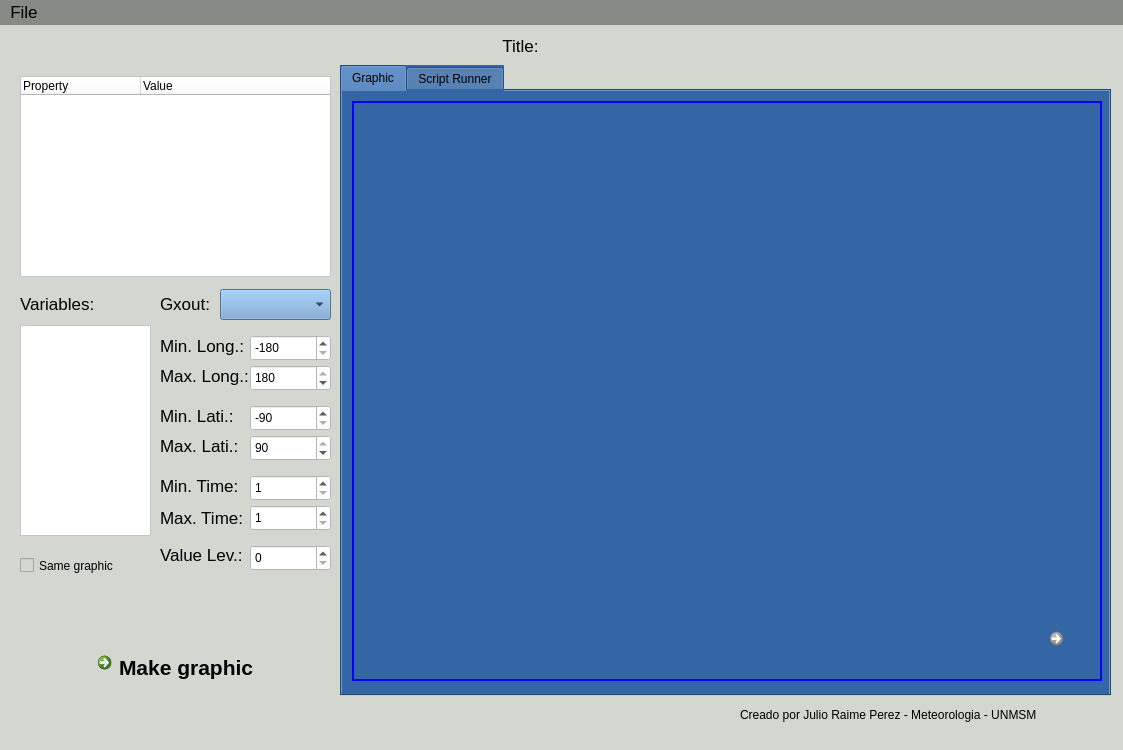
<?xml version="1.0" encoding="UTF-8"?>
<ui version="4.0">
 <class>MainWindow</class>
 <widget class="QMainWindow" name="MainWindow">
  <property name="geometry">
   <rect>
    <x>0</x>
    <y>0</y>
    <width>1123</width>
    <height>750</height>
   </rect>
  </property>
  <property name="windowTitle">
   <string>Script Runner Grads</string>
  </property>
  <property name="layoutDirection">
   <enum>Qt::LeftToRight</enum>
  </property>
  <property name="styleSheet">
   <string notr="true">background-color: rgb(211, 215, 207);</string>
  </property>
  <widget class="QWidget" name="centralwidget">
   <widget class="QCommandLinkButton" name="btnGenGraph">
    <property name="geometry">
     <rect>
      <x>90</x>
      <y>620</y>
      <width>171</width>
      <height>41</height>
     </rect>
    </property>
    <property name="font">
     <font>
      <pointsize>16</pointsize>
     </font>
    </property>
    <property name="text">
     <string>Make graphic</string>
    </property>
   </widget>
   <widget class="QListWidget" name="listVars">
    <property name="geometry">
     <rect>
      <x>20</x>
      <y>300</y>
      <width>131</width>
      <height>211</height>
     </rect>
    </property>
    <property name="styleSheet">
     <string notr="true">background-color: rgb(255, 255, 255);</string>
    </property>
    <property name="selectionMode">
     <enum>QAbstractItemView::SingleSelection</enum>
    </property>
    <property name="selectionBehavior">
     <enum>QAbstractItemView::SelectItems</enum>
    </property>
    <property name="selectionRectVisible">
     <bool>true</bool>
    </property>
   </widget>
   <widget class="QLabel" name="lblTitle">
    <property name="geometry">
     <rect>
      <x>20</x>
      <y>10</y>
      <width>1001</width>
      <height>21</height>
     </rect>
    </property>
    <property name="font">
     <font>
      <pointsize>13</pointsize>
     </font>
    </property>
    <property name="styleSheet">
     <string notr="true"/>
    </property>
    <property name="text">
     <string>Title:</string>
    </property>
    <property name="alignment">
     <set>Qt::AlignCenter</set>
    </property>
   </widget>
   <widget class="QLabel" name="lblTitle_2">
    <property name="geometry">
     <rect>
      <x>20</x>
      <y>270</y>
      <width>91</width>
      <height>17</height>
     </rect>
    </property>
    <property name="font">
     <font>
      <pointsize>13</pointsize>
     </font>
    </property>
    <property name="text">
     <string>Variables:</string>
    </property>
   </widget>
   <widget class="QTreeWidget" name="treeDesc">
    <property name="geometry">
     <rect>
      <x>20</x>
      <y>51</y>
      <width>311</width>
      <height>201</height>
     </rect>
    </property>
    <property name="styleSheet">
     <string notr="true">background-color: rgb(255, 255, 255);</string>
    </property>
    <attribute name="headerMinimumSectionSize">
     <number>70</number>
    </attribute>
    <attribute name="headerDefaultSectionSize">
     <number>120</number>
    </attribute>
    <column>
     <property name="text">
      <string>Property</string>
     </property>
    </column>
    <column>
     <property name="text">
      <string>Value</string>
     </property>
    </column>
   </widget>
   <widget class="QLabel" name="label">
    <property name="geometry">
     <rect>
      <x>160</x>
      <y>270</y>
      <width>51</width>
      <height>17</height>
     </rect>
    </property>
    <property name="font">
     <font>
      <pointsize>13</pointsize>
     </font>
    </property>
    <property name="text">
     <string>Gxout:</string>
    </property>
   </widget>
   <widget class="QComboBox" name="cmbGxout">
    <property name="geometry">
     <rect>
      <x>220</x>
      <y>264</y>
      <width>111</width>
      <height>31</height>
     </rect>
    </property>
    <property name="styleSheet">
     <string notr="true">background-color: rgb(114, 159, 207);
selection-background-color: rgb(136, 138, 133);</string>
    </property>
    <property name="currentIndex">
     <number>-1</number>
    </property>
    <item>
     <property name="text">
      <string>bar</string>
     </property>
    </item>
    <item>
     <property name="text">
      <string>barb</string>
     </property>
    </item>
    <item>
     <property name="text">
      <string>contour</string>
     </property>
    </item>
    <item>
     <property name="text">
      <string>errbar</string>
     </property>
    </item>
    <item>
     <property name="text">
      <string>geotiff</string>
     </property>
    </item>
    <item>
     <property name="text">
      <string>grfill</string>
     </property>
    </item>
    <item>
     <property name="text">
      <string>grid</string>
     </property>
    </item>
    <item>
     <property name="text">
      <string>line</string>
     </property>
    </item>
    <item>
     <property name="text">
      <string>linefill</string>
     </property>
    </item>
    <item>
     <property name="text">
      <string>scatter</string>
     </property>
    </item>
    <item>
     <property name="text">
      <string>shaded</string>
     </property>
    </item>
    <item>
     <property name="text">
      <string>shade1</string>
     </property>
    </item>
    <item>
     <property name="text">
      <string>shade2</string>
     </property>
    </item>
    <item>
     <property name="text">
      <string>shade2b</string>
     </property>
    </item>
    <item>
     <property name="text">
      <string>stream</string>
     </property>
    </item>
    <item>
     <property name="text">
      <string>stat</string>
     </property>
    </item>
    <item>
     <property name="text">
      <string>vector</string>
     </property>
    </item>
   </widget>
   <widget class="QTabWidget" name="tabWidget">
    <property name="geometry">
     <rect>
      <x>340</x>
      <y>40</y>
      <width>771</width>
      <height>631</height>
     </rect>
    </property>
    <property name="styleSheet">
     <string notr="true">background-color: rgb(52, 101, 164);</string>
    </property>
    <property name="currentIndex">
     <number>0</number>
    </property>
    <widget class="QWidget" name="tab">
     <attribute name="title">
      <string>Graphic</string>
     </attribute>
     <widget class="QLabel" name="lblGraphic">
      <property name="geometry">
       <rect>
        <x>10</x>
        <y>10</y>
        <width>750</width>
        <height>580</height>
       </rect>
      </property>
      <property name="font">
       <font>
        <pointsize>20</pointsize>
       </font>
      </property>
      <property name="styleSheet">
       <string notr="true">border: 2px solid blue;</string>
      </property>
      <property name="text">
       <string/>
      </property>
      <property name="alignment">
       <set>Qt::AlignCenter</set>
      </property>
      <property name="margin">
       <number>1</number>
      </property>
     </widget>
     <widget class="QCommandLinkButton" name="btnSaveGraphic">
      <property name="enabled">
       <bool>false</bool>
      </property>
      <property name="geometry">
       <rect>
        <x>700</x>
        <y>530</y>
        <width>48</width>
        <height>51</height>
       </rect>
      </property>
      <property name="text">
       <string/>
      </property>
      <property name="icon">
       <iconset>
        <normaloff>../../salvar.png</normaloff>../../salvar.png</iconset>
      </property>
      <property name="iconSize">
       <size>
        <width>35</width>
        <height>35</height>
       </size>
      </property>
     </widget>
    </widget>
    <widget class="QWidget" name="tab_2">
     <attribute name="title">
      <string>Script Runner</string>
     </attribute>
     <widget class="QPlainTextEdit" name="txtScript">
      <property name="geometry">
       <rect>
        <x>10</x>
        <y>10</y>
        <width>751</width>
        <height>521</height>
       </rect>
      </property>
      <property name="styleSheet">
       <string notr="true">background-color: rgb(85, 87, 83);
color: rgb(255, 255, 255);
font: 15pt &quot;Ubuntu Mono&quot;;
border: 2px solid blue;</string>
      </property>
      <property name="plainText">
       <string/>
      </property>
     </widget>
     <widget class="QCommandLinkButton" name="btnRunScript">
      <property name="geometry">
       <rect>
        <x>320</x>
        <y>550</y>
        <width>141</width>
        <height>41</height>
       </rect>
      </property>
      <property name="font">
       <font>
        <pointsize>15</pointsize>
       </font>
      </property>
      <property name="text">
       <string>Run script</string>
      </property>
     </widget>
     <widget class="QCommandLinkButton" name="btnSaveScript">
      <property name="enabled">
       <bool>false</bool>
      </property>
      <property name="geometry">
       <rect>
        <x>706</x>
        <y>540</y>
        <width>51</width>
        <height>51</height>
       </rect>
      </property>
      <property name="text">
       <string/>
      </property>
      <property name="icon">
       <iconset>
        <normaloff>../../salvar.png</normaloff>../../salvar.png</iconset>
      </property>
      <property name="iconSize">
       <size>
        <width>35</width>
        <height>35</height>
       </size>
      </property>
     </widget>
    </widget>
   </widget>
   <widget class="QCheckBox" name="checkSameG">
    <property name="geometry">
     <rect>
      <x>20</x>
      <y>520</y>
      <width>121</width>
      <height>41</height>
     </rect>
    </property>
    <property name="text">
     <string>Same graphic</string>
    </property>
   </widget>
   <widget class="QLabel" name="label_2">
    <property name="geometry">
     <rect>
      <x>160</x>
      <y>310</y>
      <width>91</width>
      <height>21</height>
     </rect>
    </property>
    <property name="font">
     <font>
      <pointsize>13</pointsize>
     </font>
    </property>
    <property name="toolTip">
     <string>Longitude minimum</string>
    </property>
    <property name="text">
     <string>Min. Long.:</string>
    </property>
   </widget>
   <widget class="QLabel" name="label_3">
    <property name="geometry">
     <rect>
      <x>160</x>
      <y>340</y>
      <width>91</width>
      <height>21</height>
     </rect>
    </property>
    <property name="font">
     <font>
      <pointsize>13</pointsize>
     </font>
    </property>
    <property name="toolTip">
     <string>Longitude maximum</string>
    </property>
    <property name="text">
     <string>Max. Long.:</string>
    </property>
   </widget>
   <widget class="QLabel" name="label_4">
    <property name="geometry">
     <rect>
      <x>160</x>
      <y>380</y>
      <width>91</width>
      <height>21</height>
     </rect>
    </property>
    <property name="font">
     <font>
      <pointsize>13</pointsize>
     </font>
    </property>
    <property name="toolTip">
     <string>Latitude minimum</string>
    </property>
    <property name="text">
     <string>Min. Lati.:</string>
    </property>
   </widget>
   <widget class="QLabel" name="label_5">
    <property name="geometry">
     <rect>
      <x>160</x>
      <y>410</y>
      <width>91</width>
      <height>21</height>
     </rect>
    </property>
    <property name="font">
     <font>
      <pointsize>13</pointsize>
     </font>
    </property>
    <property name="toolTip">
     <string>Latitude maximum</string>
    </property>
    <property name="text">
     <string>Max. Lati.:</string>
    </property>
   </widget>
   <widget class="QSpinBox" name="minLon">
    <property name="geometry">
     <rect>
      <x>250</x>
      <y>310</y>
      <width>81</width>
      <height>26</height>
     </rect>
    </property>
    <property name="styleSheet">
     <string notr="true">background-color: rgb(255, 255, 255);</string>
    </property>
    <property name="minimum">
     <number>-180</number>
    </property>
    <property name="maximum">
     <number>180</number>
    </property>
    <property name="value">
     <number>-180</number>
    </property>
   </widget>
   <widget class="QSpinBox" name="maxLon">
    <property name="geometry">
     <rect>
      <x>250</x>
      <y>340</y>
      <width>81</width>
      <height>26</height>
     </rect>
    </property>
    <property name="styleSheet">
     <string notr="true">background-color: rgb(255, 255, 255);</string>
    </property>
    <property name="minimum">
     <number>-180</number>
    </property>
    <property name="maximum">
     <number>180</number>
    </property>
    <property name="value">
     <number>180</number>
    </property>
   </widget>
   <widget class="QSpinBox" name="minLat">
    <property name="geometry">
     <rect>
      <x>250</x>
      <y>380</y>
      <width>81</width>
      <height>26</height>
     </rect>
    </property>
    <property name="styleSheet">
     <string notr="true">background-color: rgb(255, 255, 255);</string>
    </property>
    <property name="minimum">
     <number>-90</number>
    </property>
    <property name="maximum">
     <number>90</number>
    </property>
    <property name="value">
     <number>-90</number>
    </property>
   </widget>
   <widget class="QSpinBox" name="maxLat">
    <property name="geometry">
     <rect>
      <x>250</x>
      <y>410</y>
      <width>81</width>
      <height>26</height>
     </rect>
    </property>
    <property name="styleSheet">
     <string notr="true">background-color: rgb(255, 255, 255);</string>
    </property>
    <property name="minimum">
     <number>-90</number>
    </property>
    <property name="maximum">
     <number>90</number>
    </property>
    <property name="value">
     <number>90</number>
    </property>
   </widget>
   <widget class="QLabel" name="label_6">
    <property name="geometry">
     <rect>
      <x>160</x>
      <y>482</y>
      <width>91</width>
      <height>21</height>
     </rect>
    </property>
    <property name="font">
     <font>
      <pointsize>13</pointsize>
     </font>
    </property>
    <property name="toolTip">
     <string>Latitude maximum</string>
    </property>
    <property name="text">
     <string>Max. Time:</string>
    </property>
   </widget>
   <widget class="QLabel" name="label_7">
    <property name="geometry">
     <rect>
      <x>160</x>
      <y>450</y>
      <width>91</width>
      <height>21</height>
     </rect>
    </property>
    <property name="font">
     <font>
      <pointsize>13</pointsize>
     </font>
    </property>
    <property name="toolTip">
     <string>Latitude minimum</string>
    </property>
    <property name="text">
     <string>Min. Time:</string>
    </property>
   </widget>
   <widget class="QSpinBox" name="minTime">
    <property name="geometry">
     <rect>
      <x>250</x>
      <y>450</y>
      <width>81</width>
      <height>26</height>
     </rect>
    </property>
    <property name="styleSheet">
     <string notr="true">background-color: rgb(255, 255, 255);</string>
    </property>
    <property name="minimum">
     <number>1</number>
    </property>
   </widget>
   <widget class="QSpinBox" name="maxTime">
    <property name="geometry">
     <rect>
      <x>250</x>
      <y>480</y>
      <width>81</width>
      <height>26</height>
     </rect>
    </property>
    <property name="styleSheet">
     <string notr="true">background-color: rgb(255, 255, 255);</string>
    </property>
    <property name="minimum">
     <number>1</number>
    </property>
   </widget>
   <widget class="QLabel" name="label_8">
    <property name="geometry">
     <rect>
      <x>160</x>
      <y>520</y>
      <width>81</width>
      <height>20</height>
     </rect>
    </property>
    <property name="font">
     <font>
      <pointsize>13</pointsize>
     </font>
    </property>
    <property name="text">
     <string>Value Lev.:</string>
    </property>
   </widget>
   <widget class="QSpinBox" name="spinLev">
    <property name="geometry">
     <rect>
      <x>250</x>
      <y>520</y>
      <width>81</width>
      <height>26</height>
     </rect>
    </property>
    <property name="styleSheet">
     <string notr="true">background-color: rgb(255, 255, 255);</string>
    </property>
   </widget>
   <widget class="QLabel" name="label_9">
    <property name="geometry">
     <rect>
      <x>740</x>
      <y>680</y>
      <width>381</width>
      <height>20</height>
     </rect>
    </property>
    <property name="text">
     <string>Creado por Julio Raime Perez - Meteorologia - UNMSM</string>
    </property>
   </widget>
   <zorder>tabWidget</zorder>
   <zorder>btnGenGraph</zorder>
   <zorder>listVars</zorder>
   <zorder>lblTitle</zorder>
   <zorder>lblTitle_2</zorder>
   <zorder>treeDesc</zorder>
   <zorder>label</zorder>
   <zorder>cmbGxout</zorder>
   <zorder>checkSameG</zorder>
   <zorder>label_2</zorder>
   <zorder>label_3</zorder>
   <zorder>label_4</zorder>
   <zorder>label_5</zorder>
   <zorder>minLon</zorder>
   <zorder>maxLon</zorder>
   <zorder>minLat</zorder>
   <zorder>maxLat</zorder>
   <zorder>label_6</zorder>
   <zorder>label_7</zorder>
   <zorder>minTime</zorder>
   <zorder>maxTime</zorder>
   <zorder>label_8</zorder>
   <zorder>spinLev</zorder>
   <zorder>label_9</zorder>
  </widget>
  <widget class="QMenuBar" name="menubar">
   <property name="geometry">
    <rect>
     <x>0</x>
     <y>0</y>
     <width>1123</width>
     <height>25</height>
    </rect>
   </property>
   <property name="font">
    <font>
     <pointsize>13</pointsize>
    </font>
   </property>
   <property name="styleSheet">
    <string notr="true">background-color: rgb(136, 138, 133);
selection-background-color: rgb(114, 159, 207);</string>
   </property>
   <widget class="QMenu" name="menuFile">
    <property name="title">
     <string>File</string>
    </property>
    <addaction name="actionOpenFile"/>
    <addaction name="actionOpenScript"/>
    <addaction name="actionOpen_recents"/>
    <addaction name="separator"/>
   </widget>
   <addaction name="menuFile"/>
  </widget>
  <widget class="QStatusBar" name="statusbar">
   <property name="cursor">
    <cursorShape>ArrowCursor</cursorShape>
   </property>
   <property name="layoutDirection">
    <enum>Qt::LeftToRight</enum>
   </property>
   <property name="styleSheet">
    <string notr="true">background-color: rgb(211, 215, 207);</string>
   </property>
  </widget>
  <action name="actionOpenFile">
   <property name="text">
    <string>Open ctl/grb file</string>
   </property>
   <property name="shortcut">
    <string>Ctrl+O</string>
   </property>
  </action>
  <action name="actionSave">
   <property name="text">
    <string>Save</string>
   </property>
   <property name="shortcut">
    <string>Ctrl+S</string>
   </property>
  </action>
  <action name="actionSave_Graphic">
   <property name="text">
    <string>Save Graphic</string>
   </property>
   <property name="shortcut">
    <string>Ctrl+G</string>
   </property>
  </action>
  <action name="actionSave_script">
   <property name="text">
    <string>Save Script</string>
   </property>
   <property name="shortcut">
    <string>Ctrl+S</string>
   </property>
  </action>
  <action name="actionOpen_recents">
   <property name="enabled">
    <bool>false</bool>
   </property>
   <property name="text">
    <string>Open recents</string>
   </property>
  </action>
  <action name="actionOpenScript">
   <property name="text">
    <string>Open script gs</string>
   </property>
  </action>
 </widget>
 <resources/>
 <connections/>
</ui>
